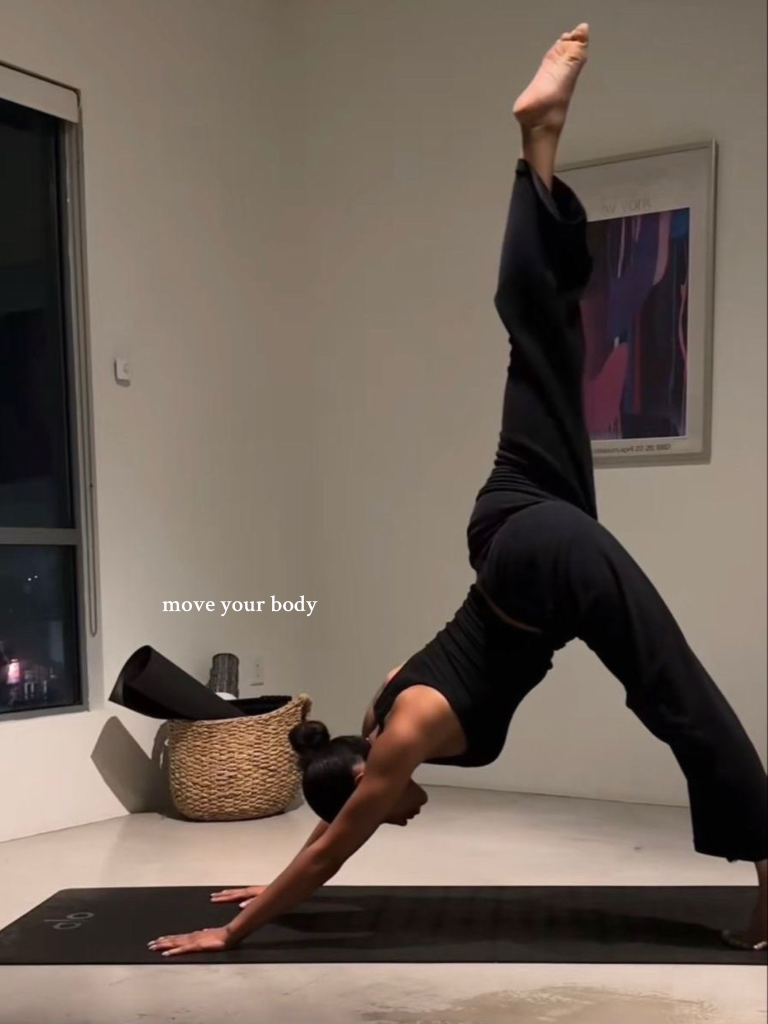
#> input picture Desktop/tiktok/backend/new-pics/tiktok_01/slide_3.jpg, 1536 x 2048 px, given in place of out.png, which was not available (shown at 1/2 size)
$ python edge_analyzer.py out.png
#> lines starting #> are read from the running program, lines starting #| are printed output that depends on the picture; pictures that were not available may be replaced by others from this repository, and a replacement may not be noted
"""
Edge Density Analyzer - Detects busy areas using Canny edge detection.
"""

import cv2
import numpy as np
from pathlib import Path
from typing import Dict, Tuple


def analyze_edges(image_path: str, grid_size: int = 12) -> Dict:
    """
    Analyze edge density across a grid of cells.

    High edge density = busy area = avoid zone
    Low edge density = calm area = potential safe zone

    Args:
        image_path: Path to the image file
        grid_size: Number of cells per dimension (12 = 12x12 grid = 144 cells)

    Returns:
        Dict with:
        - density_map: 2D numpy array of edge density values (0-1)
        - busy_cells: List of (row, col) tuples for high-density cells
        - image_size: {"w": width, "h": height}
        - cell_size: {"w": cell_width, "h": cell_height}
    """
#> called with image_path = 'out.png', grid_size = 12
    # Load image
    image = cv2.imread(str(image_path))
#> image is the input picture: shape (2048, 1536, 3); mean B, G, R 89.3, 99.4, 112.1
    if image is None:
        raise ValueError(f"Could not load image: {image_path}")

    height, width = image.shape[:2]
#> height = 2048; width = 1536

    # Convert to grayscale
    gray = cv2.cvtColor(image, cv2.COLOR_BGR2GRAY)
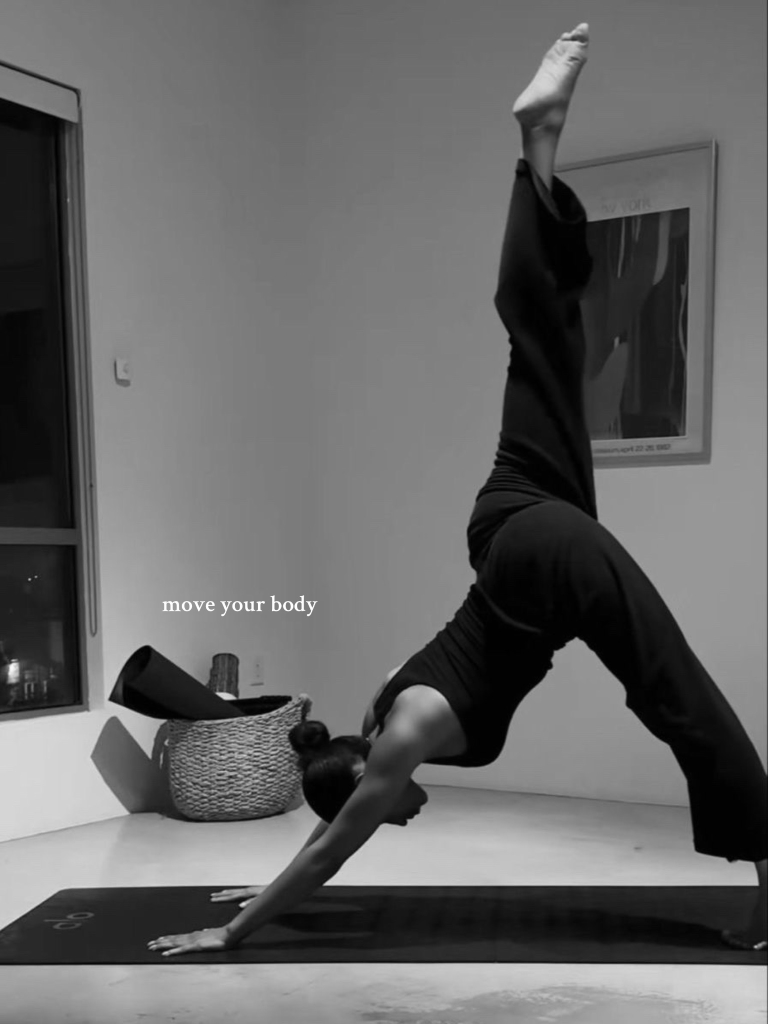
#> gray: shape (2048, 1536) (shown at 1/2 size); min 0, max 255, mean 102.1

    # Apply Gaussian blur to reduce noise
    blurred = cv2.GaussianBlur(gray, (5, 5), 0)

    # Canny edge detection
    edges = cv2.Canny(blurred, 50, 150)
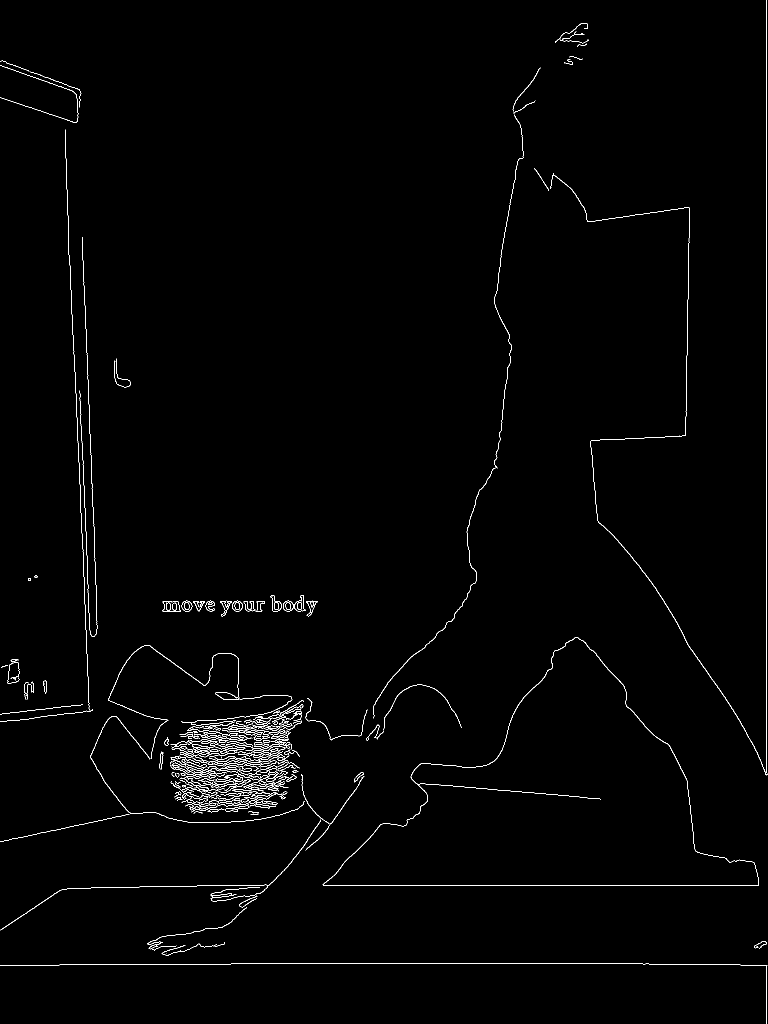
#> edges: shape (2048, 1536) (shown at 1/2 size); 1% white in thin lines or dots

    # Calculate cell dimensions
    cell_h = height // grid_size
#> cell_h = 170
    cell_w = width // grid_size
#> cell_w = 128

    # Create density map
    density_map = np.zeros((grid_size, grid_size), dtype=np.float32)

    for row in range(grid_size):
        for col in range(grid_size):
            # Extract cell region
            y1 = row * cell_h
            y2 = (row + 1) * cell_h if row < grid_size - 1 else height
            x1 = col * cell_w
            x2 = (col + 1) * cell_w if col < grid_size - 1 else width

            cell = edges[y1:y2, x1:x2]

            # Calculate edge density (ratio of edge pixels to total pixels)
            edge_pixels = np.count_nonzero(cell)
            total_pixels = cell.size
            density_map[row, col] = edge_pixels / total_pixels if total_pixels > 0 else 0
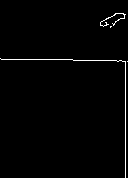
#> cell: shape (178, 128); 1.4% white in thin lines or dots

    # Normalize to 0-1 range (relative to max in this image)
    max_density = density_map.max()
#> max_density = 0.141
    if max_density > 0:
        density_map = density_map / max_density

    # Identify busy cells (threshold: 0.5 = top 50% of edge density)
    busy_threshold = 0.5
    busy_cells = []
    for row in range(grid_size):
        for col in range(grid_size):
            if density_map[row, col] > busy_threshold:
                busy_cells.append((row, col))

    return {
        "density_map": density_map,
        "busy_cells": busy_cells,
        "image_size": {"w": width, "h": height},
        "cell_size": {"w": cell_w, "h": cell_h},
        "grid_size": grid_size
    }


def get_cell_bounds(row: int, col: int, cell_w: int, cell_h: int,
                    img_w: int, img_h: int, grid_size: int) -> Dict:
    """Convert grid cell coordinates to pixel bounds."""
    x = col * cell_w
    y = row * cell_h
    w = cell_w if col < grid_size - 1 else img_w - x
    h = cell_h if row < grid_size - 1 else img_h - y
    return {"x": x, "y": y, "w": w, "h": h}


if __name__ == "__main__":
    import sys
    if len(sys.argv) > 1:
        result = analyze_edges(sys.argv[1])
#> result = 5 items
        print(f"Image size: {result['image_size']}")
#| Image size: {'w': 1536, 'h': 2048}
        print(f"Cell size: {result['cell_size']}")
#| Cell size: {'w': 128, 'h': 170}
        print(f"Busy cells: {len(result['busy_cells'])} / {result['grid_size']**2}")
#| Busy cells: 4 / 144
        print(f"Density map shape: {result['density_map'].shape}")
#| Density map shape: (12, 12)

$ run again, on Desktop/tiktok/backend/new-pics/tiktok_01/slide_4.jpg
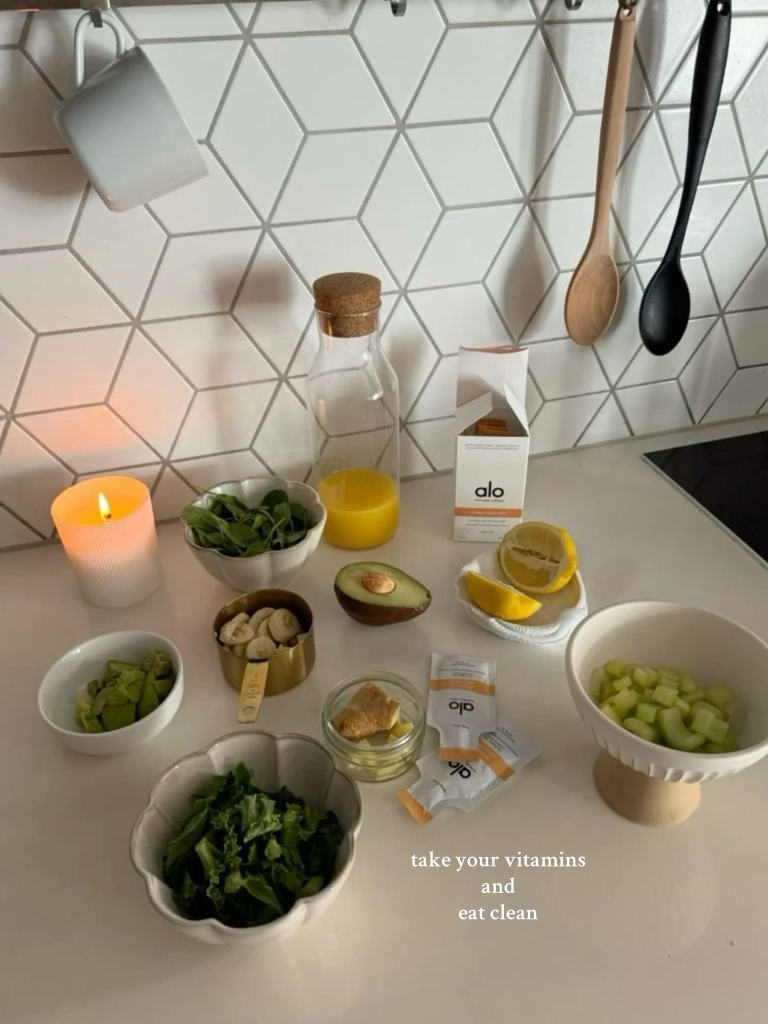
#> input picture Desktop/tiktok/backend/new-pics/tiktok_01/slide_4.jpg, 1536 x 2048 px, given in place of out.png, which was not available (shown at 1/2 size)
#> in analyze_edges, image is the input picture: shape (2048, 1536, 3); mean B, G, R 128, 145.9, 154.7
#> in analyze_edges, `gray = cv2.cvtColor(image, cv2.COLOR_BGR2GRAY)`:
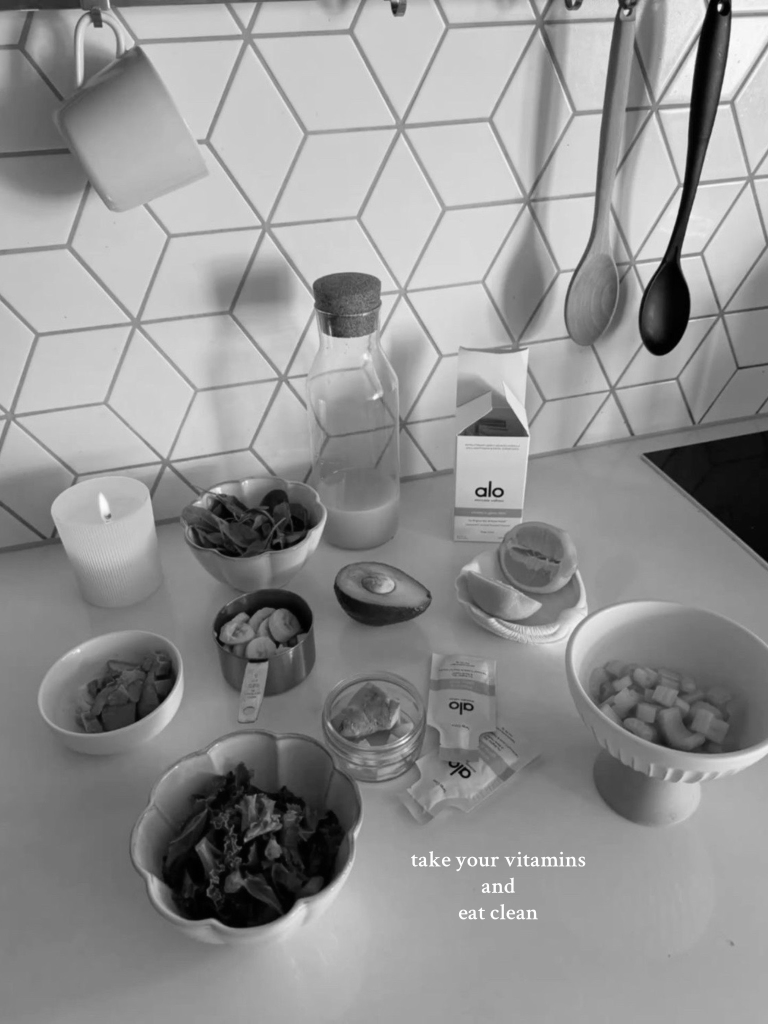
#> gray: shape (2048, 1536) (shown at 1/2 size); min 0, max 255, mean 146.5
#> in analyze_edges, `edges = cv2.Canny(blurred, 50, 150)`:
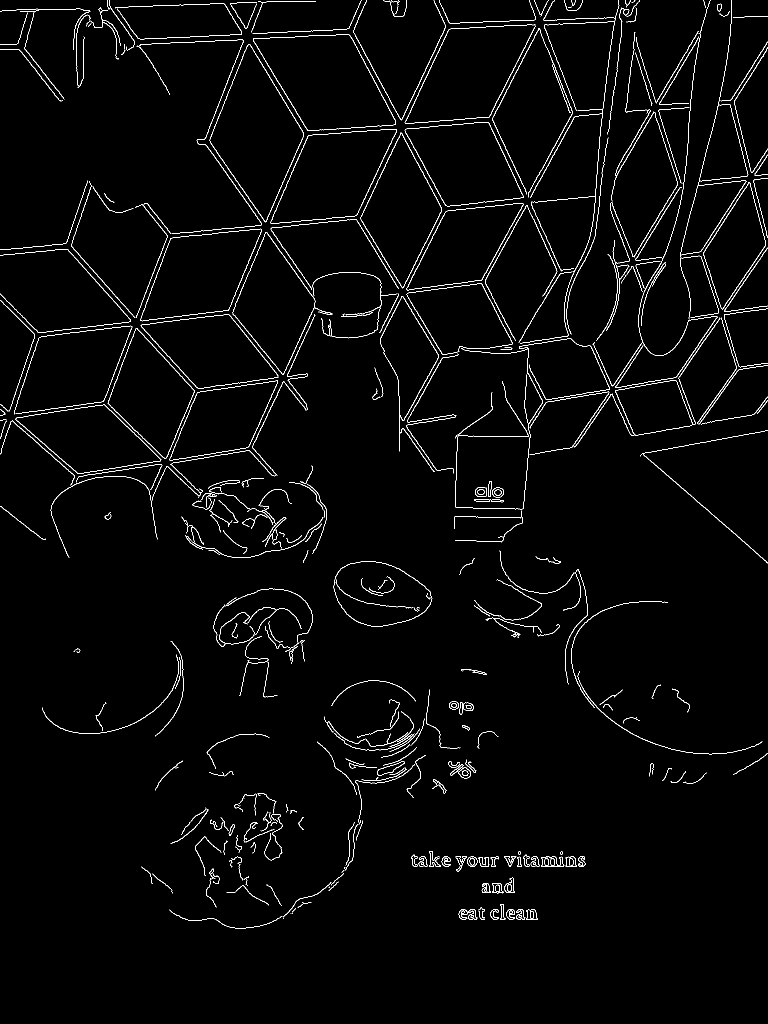
#> edges: shape (2048, 1536) (shown at 1/2 size); 2% white in thin lines or dots
#> max_density = 0.0661
#> result = 5 items
#| Image size: {'w': 1536, 'h': 2048}
#| Cell size: {'w': 128, 'h': 170}
#| Busy cells: 33 / 144
#| Density map shape: (12, 12)
